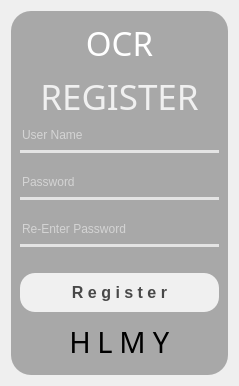
         <widget class="QWidget" name="Register_page">
          <property name="styleSheet">
           <string notr="true">QWidget#Register_page{
border-image: url(:/newPrefix/14546211_rm127-tang-16b-japaneseframe.jpg);
}</string>
          </property>
          <layout class="QGridLayout" name="gridLayout_4">
           <item row="9" column="0">
            <widget class="QFrame" name="frame_5">
             <property name="styleSheet">
              <string notr="true">background-color:rgba(0,0,0,0.3);
border-radius:20px;</string>
             </property>
             <property name="frameShape">
              <enum>QFrame::StyledPanel</enum>
             </property>
             <property name="frameShadow">
              <enum>QFrame::Raised</enum>
             </property>
             <layout class="QVBoxLayout" name="verticalLayout">
              <item>
               <widget class="QLabel" name="label_4">
                <property name="minimumSize">
                 <size>
                  <width>0</width>
                  <height>30</height>
                 </size>
                </property>
                <property name="maximumSize">
                 <size>
                  <width>16777215</width>
                  <height>50</height>
                 </size>
                </property>
                <property name="font">
                 <font>
                  <family>OCR A Extended</family>
                  <pointsize>25</pointsize>
                 </font>
                </property>
                <property name="styleSheet">
                 <string notr="true">color: rgb(255, 255, 255);
background-color: rgba(0,0,0,0);

</string>
                </property>
                <property name="text">
                 <string>OCR</string>
                </property>
                <property name="alignment">
                 <set>Qt::AlignCenter</set>
                </property>
               </widget>
              </item>
              <item>
               <widget class="QLabel" name="label_5">
                <property name="font">
                 <font>
                  <family>OCR A Extended</family>
                  <pointsize>26</pointsize>
                 </font>
                </property>
                <property name="styleSheet">
                 <string notr="true">background-color: rgba(255,255,255,0);
color : rgba(255,255,255,210)</string>
                </property>
                <property name="text">
                 <string>REGISTER</string>
                </property>
                <property name="alignment">
                 <set>Qt::AlignCenter</set>
                </property>
               </widget>
              </item>
              <item>
               <widget class="QLineEdit" name="lineEdit_3">
                <property name="styleSheet">
                 <string notr="true">background-color : rgba(0,0,0,0);
border : none;
border-bottom : 3px solid rgba(243, 243, 243,0.8);
color : rgba(255,255,255,1);
padding-bottom : 7px;</string>
                </property>
                <property name="placeholderText">
                 <string>User Name</string>
                </property>
               </widget>
              </item>
              <item>
               <spacer name="verticalSpacer_3">
                <property name="orientation">
                 <enum>Qt::Vertical</enum>
                </property>
                <property name="sizeType">
                 <enum>QSizePolicy::Fixed</enum>
                </property>
                <property name="sizeHint" stdset="0">
                 <size>
                  <width>20</width>
                  <height>15</height>
                 </size>
                </property>
               </spacer>
              </item>
              <item>
               <widget class="QLineEdit" name="lineEdit_4">
                <property name="styleSheet">
                 <string notr="true">background-color : rgba(0,0,0,0);
border : none;
border-bottom : 3px solid rgba(243, 243, 243,0.8);
color : rgba(255,255,255,1);
padding-bottom : 7px;</string>
                </property>
                <property name="placeholderText">
                 <string>Password</string>
                </property>
               </widget>
              </item>
              <item>
               <spacer name="verticalSpacer_4">
                <property name="orientation">
                 <enum>Qt::Vertical</enum>
                </property>
                <property name="sizeType">
                 <enum>QSizePolicy::Fixed</enum>
                </property>
                <property name="sizeHint" stdset="0">
                 <size>
                  <width>20</width>
                  <height>15</height>
                 </size>
                </property>
               </spacer>
              </item>
              <item>
               <widget class="QLineEdit" name="lineEdit_5">
                <property name="styleSheet">
                 <string notr="true">background-color : rgba(0,0,0,0);
border : none;
border-bottom : 3px solid rgba(243, 243, 243,0.8);
color : rgba(255,255,255,1);
padding-bottom : 7px;</string>
                </property>
                <property name="placeholderText">
                 <string>Re-Enter Password</string>
                </property>
               </widget>
              </item>
              <item>
               <spacer name="verticalSpacer_5">
                <property name="orientation">
                 <enum>Qt::Vertical</enum>
                </property>
                <property name="sizeType">
                 <enum>QSizePolicy::Fixed</enum>
                </property>
                <property name="sizeHint" stdset="0">
                 <size>
                  <width>20</width>
                  <height>20</height>
                 </size>
                </property>
               </spacer>
              </item>
              <item>
               <widget class="QPushButton" name="RegisterButton">
                <property name="maximumSize">
                 <size>
                  <width>16777215</width>
                  <height>40</height>
                 </size>
                </property>
                <property name="font">
                 <font>
                  <family>MS Shell Dlg 2</family>
                  <pointsize>12</pointsize>
                  <weight>75</weight>
                  <bold>true</bold>
                 </font>
                </property>
                <property name="styleSheet">
                 <string notr="true">QPushButton#RegisterButton{
    color: rgba(0, 0, 0, 0.7);  /* Warna teks dengan transparansi 70% */
    border: none;  /* Menghilangkan border */
    background-color: rgb(240, 240, 240);  /* Warna latar belakang */
    border-radius: 15px;  /* Membuat sudut tombol melengkung */
    padding: 10px 20px;  /* Tambahkan padding untuk menambah ruang di dalam tombol */
}

QPushButton#RegisterButton:hover{
    background-color: qlineargradient(spread:pad, x1:0.477, y1:0, x2:0.5, y2:1, 
    stop:0 rgba(0, 0, 0, 0.2), stop:1 rgba(255, 255, 255, 0.9));
}

QPushButton#RegisterButton:pressed {
    padding-left: 5px;
    padding-top: 5px;
    background-color: rgba(105, 118, 132, 1);  /* Mengubah warna latar belakang saat tombol ditekan */
    color: white;  /* Ubah warna teks menjadi putih saat tombol ditekan */
    /* Mengurangi padding untuk memberikan efek &quot;tekan&quot; */
}
</string>
                </property>
                <property name="text">
                 <string>R e g i s t e r</string>
                </property>
               </widget>
              </item>
              <item>
               <widget class="QFrame" name="frame_6">
                <property name="styleSheet">
                 <string notr="true">background-color:rgba(0,0,0,0);
</string>
                </property>
                <property name="frameShape">
                 <enum>QFrame::StyledPanel</enum>
                </property>
                <property name="frameShadow">
                 <enum>QFrame::Raised</enum>
                </property>
                <layout class="QHBoxLayout" name="horizontalLayout_6">
                 <item>
                  <spacer name="horizontalSpacer_5">
                   <property name="orientation">
                    <enum>Qt::Horizontal</enum>
                   </property>
                   <property name="sizeHint" stdset="0">
                    <size>
                     <width>40</width>
                     <height>20</height>
                    </size>
                   </property>
                  </spacer>
                 </item>
                 <item>
                  <layout class="QHBoxLayout" name="horizontalLayout_5">
                   <item>
                    <widget class="QPushButton" name="Google_1">
                     <property name="maximumSize">
                      <size>
                       <width>16777215</width>
                       <height>30</height>
                      </size>
                     </property>
                     <property name="font">
                      <font>
                       <family>Social Media Circled</family>
                       <pointsize>22</pointsize>
                      </font>
                     </property>
                     <property name="styleSheet">
                      <string notr="true">QPushButton#Google_1{
color : rgba(0,0,0,1);
background-color : rgba(255,255,255,0);
}

QPushButton#Google_1:hover{
color:rgba(240,240,240,1);
}</string>
                     </property>
                     <property name="text">
                      <string>H</string>
                     </property>
                    </widget>
                   </item>
                  </layout>
                 </item>
                 <item>
                  <widget class="QPushButton" name="WA_1">
                   <property name="maximumSize">
                    <size>
                     <width>16777215</width>
                     <height>30</height>
                    </size>
                   </property>
                   <property name="font">
                    <font>
                     <family>Social Media Circled</family>
                     <pointsize>22</pointsize>
                    </font>
                   </property>
                   <property name="styleSheet">
                    <string notr="true">QPushButton#WA_1{
color : rgba(0,0,0,1);
background-color : rgba(255,255,255,0);
}

QPushButton#WA_1:hover{
color:rgba(240,240,240,1);
}</string>
                   </property>
                   <property name="text">
                    <string>L</string>
                   </property>
                  </widget>
                 </item>
                 <item>
                  <widget class="QPushButton" name="YT_1">
                   <property name="maximumSize">
                    <size>
                     <width>16777215</width>
                     <height>30</height>
                    </size>
                   </property>
                   <property name="font">
                    <font>
                     <family>Social Media Circled</family>
                     <pointsize>22</pointsize>
                    </font>
                   </property>
                   <property name="styleSheet">
                    <string notr="true">QPushButton#YT_1{
color : rgba(0,0,0,1);
background-color : rgba(255,255,255,0);
}

QPushButton#YT_1:hover{
color:rgba(240,240,240,1);
}</string>
                   </property>
                   <property name="text">
                    <string>M</string>
                   </property>
                  </widget>
                 </item>
                 <item>
                  <widget class="QPushButton" name="DC_1">
                   <property name="maximumSize">
                    <size>
                     <width>16777215</width>
                     <height>30</height>
                    </size>
                   </property>
                   <property name="font">
                    <font>
                     <family>Social Media Circled</family>
                     <pointsize>22</pointsize>
                    </font>
                   </property>
                   <property name="styleSheet">
                    <string notr="true">QPushButton#DC_1{
color : rgba(0,0,0,1);
background-color : rgba(255,255,255,0);
}

QPushButton#DC_1:hover{
color:rgba(240,240,240,1);
}</string>
                   </property>
                   <property name="text">
                    <string>Y</string>
                   </property>
                  </widget>
                 </item>
                 <item>
                  <spacer name="horizontalSpacer_6">
                   <property name="orientation">
                    <enum>Qt::Horizontal</enum>
                   </property>
                   <property name="sizeHint" stdset="0">
                    <size>
                     <width>40</width>
                     <height>20</height>
                    </size>
                   </property>
                  </spacer>
                 </item>
                </layout>
               </widget>
              </item>
             </layout>
            </widget>
           </item>
          </layout>
         </widget>
